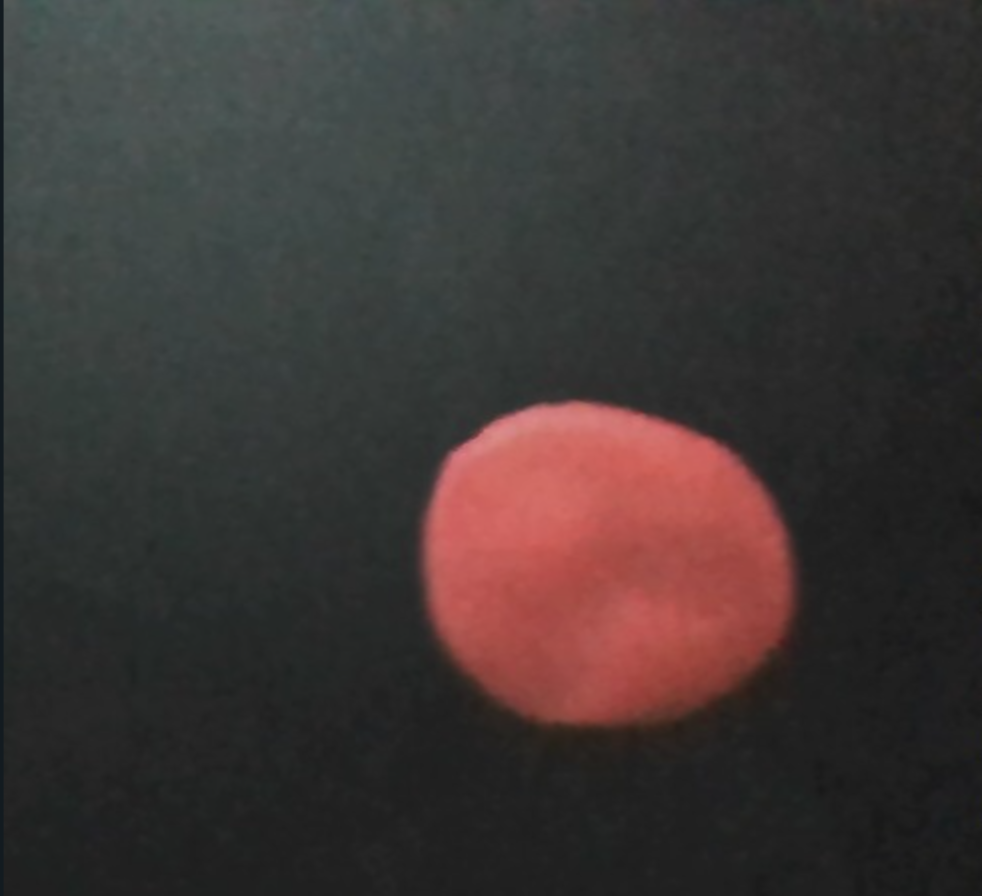
#> input picture Images/sample2.png, 982 x 896 px
$ python -i 1_3_v.py   (imports and definitions only)
#> lines starting #> are read from the running program, lines starting #| are printed output that depends on the picture
#> further down, picture is the input picture: shape (896, 982, 3); mean B, G, R 52.7, 53.9, 61.4
import time
import cv2
import numpy as np
import os
import pyaudio
import math
from PIL import Image, ImageEnhance, ImageFilter

# make input 720p
# [13 lines left out: functions make_640p, createTone, not called in this run]


#Get the contours
def image2bin(image):

	# convert to binary
	_, thrash = cv2.threshold(image, 80, 255, cv2.THRESH_BINARY)
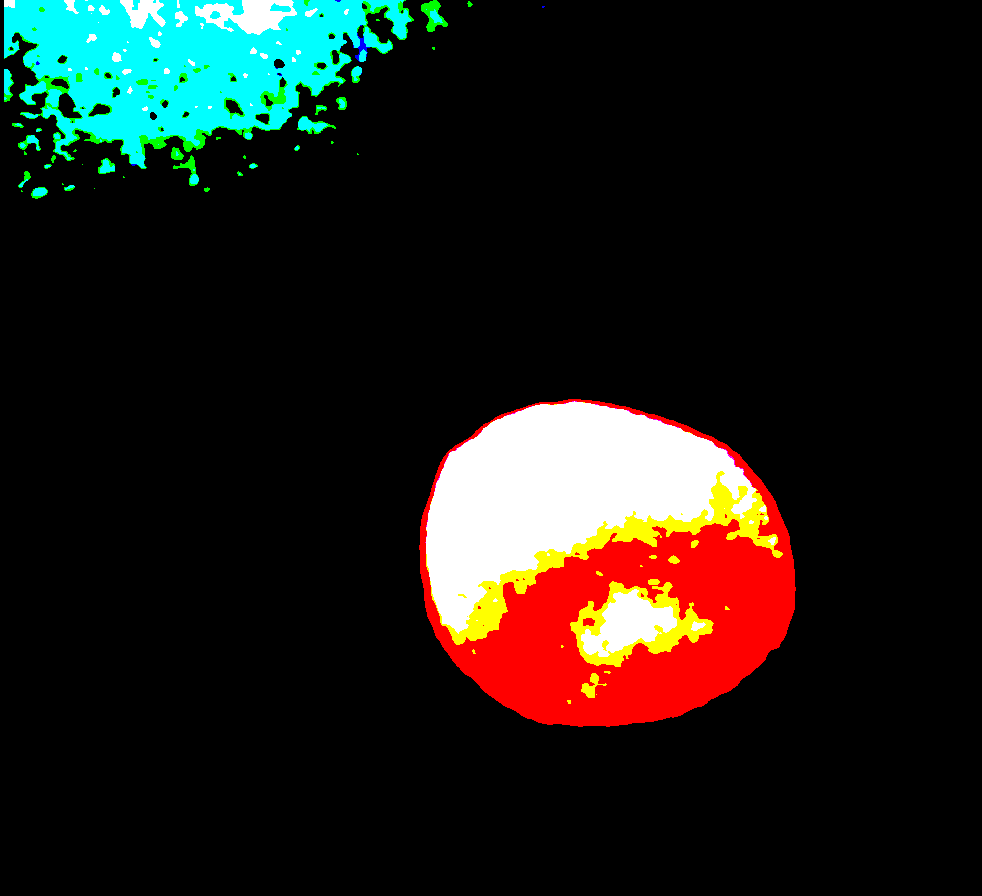
#> thrash: shape (896, 982, 3); mean B, G, R 24, 28.7, 29.5

	kernel = np.ones((7,7),np.uint8)
	thrash = cv2.morphologyEx(thrash, cv2.MORPH_OPEN, kernel)
	thrash = cv2.morphologyEx(thrash, cv2.MORPH_CLOSE, kernel)
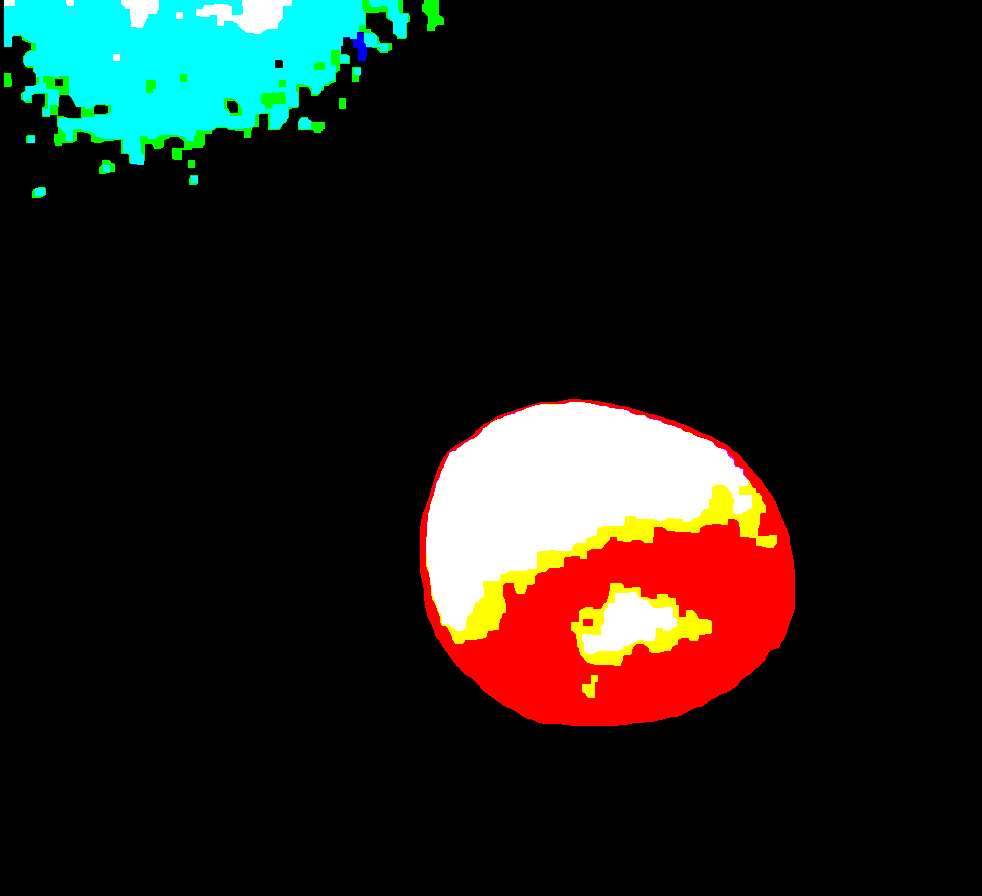
#> thrash: shape (896, 982, 3); mean B, G, R 23.6, 28.1, 29.2

	# get contours
#> (the run stopped early here; a loop or call above may not have finished)
